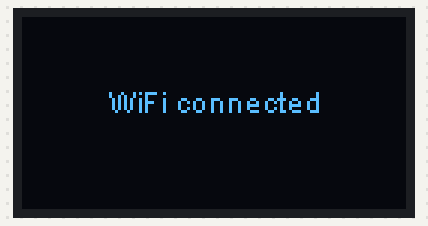
This sketch was run on a simulated ESP8266 (NodeMCU). Parts: 128×64 one-colour display. WiFi joins after 1.5 s; servers stay silent unless stated; uploads are accepted with an empty reply; what the sketch prints to the serial monitor is not drawn.

Above: at 1.77 s.

The sketch:

price_ticker.ino
```cpp
#include <ESP8266WiFi.h>
#include <ArduinoJson.h>
#include <Wire.h>
#include "SSD1306.h"
#include <WiFiClientSecure.h>


// Initialize the OLED display using brzo_i2c
// D3 -> SDA
// D5 -> SCL
// SSD1306Brzo display(0x3c, D3, D5);
// or
// SH1106Brzo  display(0x3c, D3, D5);

// Initialize the OLED display using Wire library
SSD1306  display(0x3c, D3, D5);

const char* ssid     = "-";
const char* password = "-";

// API server
const char* host = "api.coinmarketcap.com";


void setup() {

  // Serial
  Serial.begin(115200);
  delay(10);

   // Initialize display
  display.init();
  display.flipScreenVertically();
  display.clear();
  display.display();
  displayMessage("connection failed");

  // We start by connecting to a WiFi network
  Serial.println();
  Serial.print("Connecting to ");
  Serial.println(ssid);
  displayMessage("Connecting to WiFi");

  WiFi.begin(ssid, password);

  while (WiFi.status() != WL_CONNECTED) {
    delay(500);
    Serial.print(".");
  }

  Serial.println("");
  Serial.println("WiFi connected");
  Serial.println("IP address: ");
  Serial.println(WiFi.localIP());
  displayMessage("WiFi connected");
}

void loop() {
  fetchPrice();

  // Wait 5 seconds
  delay(5000);
}

void fetchPrice(){
  // Connect to API
  Serial.print("connecting to ");
  Serial.println(host);

  // Use WiFiClient class to create TCP connections
  WiFiClientSecure client;
  const int httpPort = 443;
  if (!client.connect(host, httpPort)) {
    Serial.println("connection failed");
    displayMessage("connection failed");
    return;
  }

  // We now create a URI for the request
  String url = "/v1/ticker/ethereum/?convert=EUR";

  Serial.print("Requesting URL: ");
  Serial.println(url);

  // This will send the request to the server
  client.print(String("GET ") + url + " HTTP/1.1\r\n" +
               "Host: " + host + "\r\n" +
               "Connection: close\r\n\r\n");
  delay(100);

  //skip headers
  while(client.available()){
    String line = client.readStringUntil('\n');
    if (line == "\r") {
      break;
    }
  }

  // Read json body
  String answer;
  while(client.available()){
    String line = client.readStringUntil('\r');
    answer += line;
  }

  client.stop();
  Serial.println();
  Serial.println("closing connection");

  displayPrice(answer);
}

void displayPrice(String answer){
  // Process answer
  Serial.println();

  const size_t bufferSize = JSON_ARRAY_SIZE(1) + JSON_OBJECT_SIZE(18) + 430;
  DynamicJsonBuffer jsonBuffer(bufferSize);

  //const char* json = "[{\"id\":\"ethereum\",\"name\":\"Ethereum\",\"symbol\":\"ETH\",\"rank\":\"2\",\"price_usd\":\"1082.84\",\"price_btc\":\"0.10662\",\"24h_volume_usd\":\"4078200000.0\",\"market_cap_usd\":\"105372149167\",\"available_supply\":\"97310913.0\",\"total_supply\":\"97310913.0\",\"max_supply\":null,\"percent_change_1h\":\"0.21\",\"percent_change_24h\":\"-8.22\",\"percent_change_7d\":\"8.83\",\"last_updated\":\"1517349853\",\"price_eur\":\"873.92009892\",\"24h_volume_eur\":\"3291364326.6\",\"market_cap_eur\":\"85041962823.0\"}]";

  JsonArray& root = jsonBuffer.parseArray(answer);

  JsonObject& root_0 = root[0];
  String root_0_percent_change_1h = root_0["percent_change_1h"]; // "0.21"
  String root_0_price_eur = root_0["price_eur"]; // "873.92009892"
  Serial.println(root_0_price_eur);


  // Display on OLED
  display.clear();


  display.setTextAlignment(TEXT_ALIGN_LEFT);
  display.setFont(ArialMT_Plain_10);
  display.drawString(0, 0, "ETH");

  display.setFont(ArialMT_Plain_24);
  display.drawString(0, 14, root_0_price_eur.substring(0,7));

  display.setFont(ArialMT_Plain_16);
  display.drawString(0, 46, root_0_percent_change_1h+"% (1h)");

  display.display();
}

void displayMessage(String message){
  display.clear();

  display.setFont(ArialMT_Plain_10);
  // The coordinates define the center of the text
  display.setTextAlignment(TEXT_ALIGN_CENTER);
  display.drawString(64, 22, message);

  display.display();
}
```
